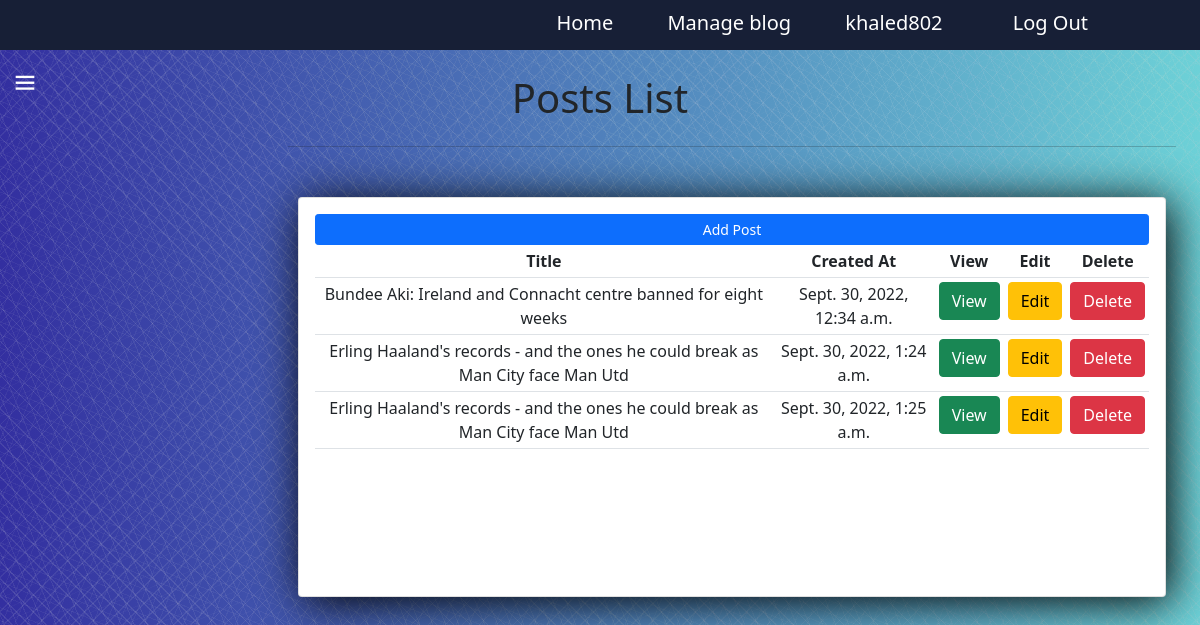
The app's page /admn/list_of_posts (signed in), older data.
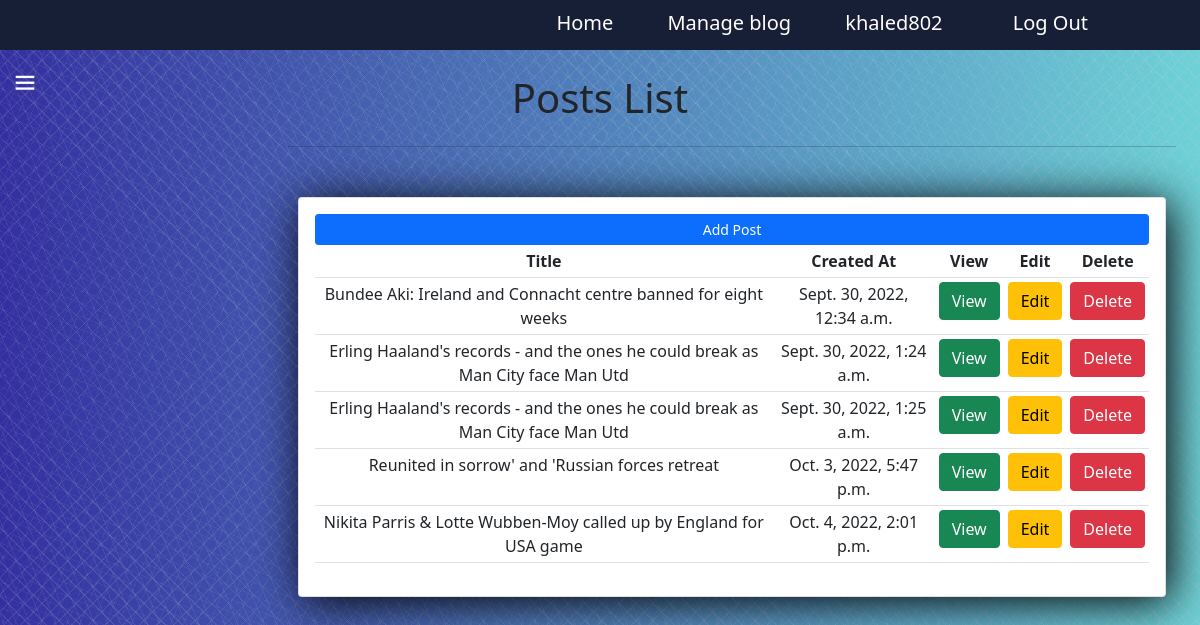
The same page, newer data.
### post/models.py (models this page shows, shortened)
class Post(models.Model):
    title = models.CharField(max_length=100)
    details = models.TextField()
    picture = models.ImageField(upload_to='images/')
    created_time = models.DateTimeField(auto_now_add=True)
    category=models.ForeignKey(Category , null = True , blank=True , on_delete=models.CASCADE , related_name='post_category')
    @classmethod
    def get_all_posts(cls):
        return cls.objects.all()

### admn/views.py (the view)
# urls.py: path('list_of_posts',list_of_posts,name='list_of_posts'),
@user_passes_test(check_admin)
def list_of_posts(request):
    posts = Post.get_all_posts()
    return render(request,'admn/list_of_posts.html',context={'posts':posts})

### admn/views.py (called while the page is built)
def check_admin(user):
   return user.is_superuser

### categories/context_processors.py (called while the page is built)
def categories_processor(request):
    categories = Category.objects.all()
    print('hi')
    print(categories)
    return {'categories': categories}

### categories/models.py (called while the page is built)
    def get_category_url(self):
        return reverse('category.show', args=[self.id])

    def get_subscribe_url(self):
        return reverse('category.subscribe', args=[self.id])

    def get_subscribers(self):
        return set([sub.user for sub in Subscribe.objects.filter(category=self)])

    def __str__(self) -> str:
        return self.title

### admn/templates/admn/list_of_posts.html (shortened to what this page needs)
{% extends 'base/base.html'%}
    {% block content %}
    <br>
    <div class="row">
        <div class="title" style="text-align: center;"><h1>Posts List</h1></div>
        <div class="col-md-7" style=" display:block; text-align: center; padding-left: 300px; width: 1200px;">
            <hr>
            <div class="card card-body" >
                <a class="btn btn-primary  btn-sm btn-block" href="{% url 'CreatePost' %}">Add Post</a>
                <table class="table table-sm">
                    <tr>
                        <th>Title</th>
                        <th>Created At</th>
                        <th>View</th>
                        <th>Edit</th>
                        <th>Delete</th>
                    </tr>
                    {% for post in posts %}
                    <tr>
                        <td> {{post.title}} </td>
                        <td> {{post.created_time}} </td>
                        <td><a class="btn btn btn-success" href="{% url 'post.show' post.id %}"> View </a></td>
                        <td><a class="btn btn btn-warning" href="{% url 'edit_post' post.id %}"> Edit </a></td>
                        <td><a class="btn btn btn-danger" href="{% url 'delete_post' post.id %}"> Delete </a></td>
                    </tr>
                    {% endfor %}
                </table>
            </div>
        </div>
    </div>
    {% endblock %}

Row changes from the older to the newer data that the page shows:
added Post: title "Reunited in sorrow' and 'Russian forces retreat", created_time "Oct. 3, 2022, 5:47 p.m."
added Post: title "Nikita Parris & Lotte Wubben-Moy called up by England for USA game", created_time "Oct. 4, 2022, 2:01 p.m."
